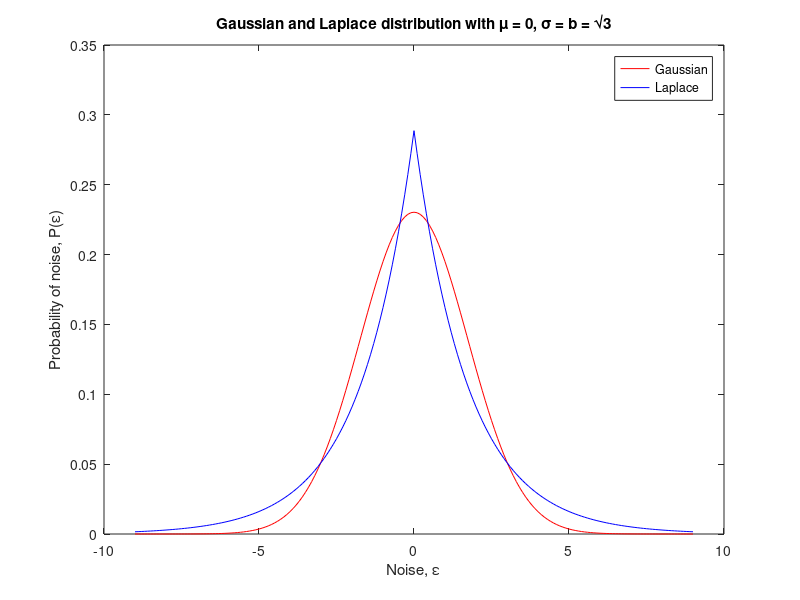

The MATLAB source for this figure:
muy = 0;
sigma = sqrt(3);
epsilon = -9:0.1:9;
G = exp(-(epsilon-muy).^2/(2*sigma^2)) / sqrt(2*pi*sigma^2);
plot(epsilon, G, '-r');
hold on;

b = sqrt(3);
L = exp(-abs(epsilon-muy)/b) / (2*b);
plot(epsilon, L, '-b');

legend('Gaussian', 'Laplace');
xlabel('Noise, \epsilon');
ylabel('Probability of noise, P(\epsilon)');
title('Gaussian and Laplace distribution with \mu = 0, \sigma = b = \surd3');
hold off;